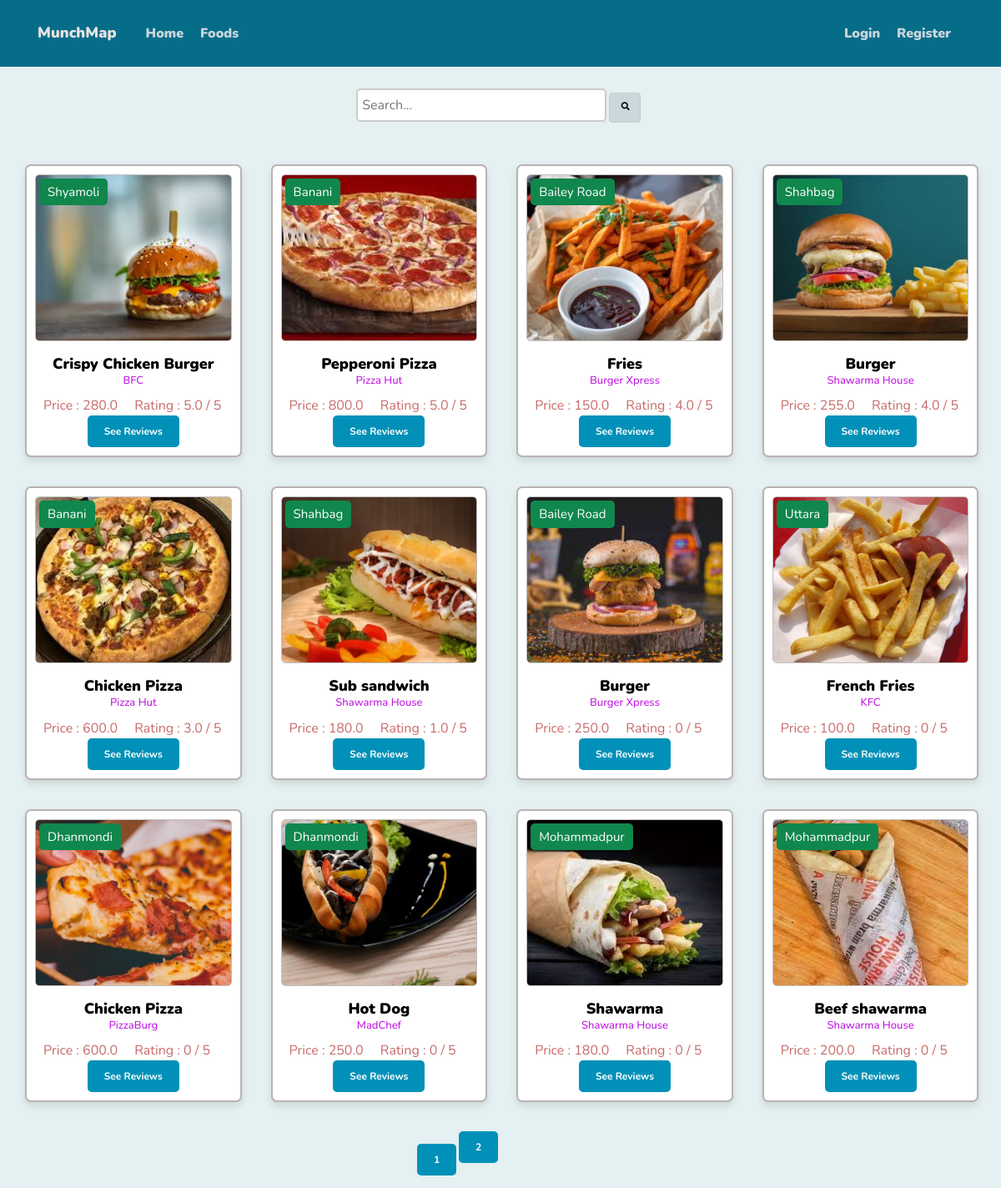
The page /home2 on the database its author committed.
### website/models.py (models this page shows, shortened)
class Food(db.Model):
    id = db.Column(db.Integer, primary_key=True)
    name = db.Column(db.String(100), nullable=False)
    restaurant_id = db.Column(db.Integer, db.ForeignKey(
        'restaurant.id'), nullable=False)
    image_file = db.Column(db.String(20), nullable=False,
                           default='default.jpg')
    rating = db.Column(db.Float, default=0.0)
    description = db.Column(db.Text, nullable=False, default='No description')
    reviews = db.relationship('FoodReview', backref='review_for', lazy=True)
    rating_count = db.Column(db.Float, nullable=False, default=0.0)
    total_rating = db.Column(db.Float, nullable=False, default=0.0)
    rating = db.Column(db.Float, nullable=False, default=0.0)
    price = db.Column(db.Float, nullable=False, default=0.0)

class Restaurant(db.Model):
    id = db.Column(db.Integer, primary_key=True)
    name = db.Column(db.String(100), nullable=False)
    owner_id = db.Column(db.Integer, db.ForeignKey('user.id'), nullable=False)
    image_file = db.Column(db.String(20), nullable=False,
                           default='default.jpg')
    location = db.Column(db.String(100), nullable=False)
    description = db.Column(db.Text, nullable=False, default='No description')
    detail_location = db.Column(db.Text)
    rating = db.Column(db.Float, default=0.0)
    foods = db.relationship('Food', backref='belong_to', lazy=True)
    reviews = db.relationship(
        'RestaurantReview', backref='review_for', lazy=True)
    rating_count = db.Column(db.Float, nullable=False, default=0.0)
    total_rating = db.Column(db.Float, nullable=False, default=0.0)
    ratign = db.Column(db.Float, nullable=False, default=0.0)

### website/main/routes.py (the view)
@main.route("/home2")
def home2():
    page = request.args.get('page', 1, type=int)
    foods = Food.query.order_by(
        Food.rating.desc()).paginate(page=page, per_page=12)
    return render_template('home2.html', foods=foods)

### website/templates/home2.html (shortened to what this page needs)
<!DOCTYPE html>
<html>
  <head>
    <link
      rel="stylesheet"
      href="https://maxcdn.bootstrapcdn.com/bootstrap/4.0.0/css/bootstrap.min.css"
    />
    <link
      rel="stylesheet"
      href="https://cdnjs.cloudflare.com/ajax/libs/font-awesome/5.15.3/css/all.min.css"
    />
    <link
      rel="stylesheet"
      type="text/css"
      href="{{ url_for('static', filename='home.css') }}"
    />
  </head>
  <body>
    <header class="site-header">
      <nav class="navbar navbar-expand-md navbar-dark bg-steel fixed-top">
        <div class="container">
          <h1><a class="navbar-brand mr-8" href="/">MunchMap</a></h1>
          <div class="collapse navbar-collapse" id="navbarToggle">
            <div class="navbar-nav mr-auto">
              <a class="nav-item nav-link" href="{{ url_for('main.home') }}"
                >Home</a
              >
              <a class="nav-item nav-link" href="{{ url_for('main.home2') }}"
                >Foods</a
              >
            </div>
            <div class="navbar-nav">
              {% if current_user.is_authenticated %}
              <a
                class="nav-item nav-link"
                href="{{ url_for('restaurants.new_restaurant') }}"
                >Create Restaurant</a
              >
              <a class="nav-item nav-link" href="{{ url_for('users.account') }}"
                >{{ current_user.username }}</a
              >
              <a class="nav-item nav-link" href="{{ url_for('users.logout') }}"
                >Logout</a
              >
              {% else %}
              <a class="nav-item nav-link" href="{{ url_for('users.login') }}"
                >Login</a
              >
              <a
                class="nav-item nav-link"
                href="{{ url_for('users.register') }}"
                >Register</a
              >
              {% endif %}
            </div>
          </div>
        </div>
      </nav>
      <div class="row">
        <div class="col-md-10">
        </div>
      </div>
      <div class="search-container">
        <form action="/search_food" method="GET">
          <input
            type="text"
            class="search-input"
            name="search"
            placeholder="Search..."
          />
          <button type="submit" class="search-button">
            <i class="fas fa-search"></i>
          </button>
        </form>
      </div>
    </header>
    <div class="box-container">
      {% for food in foods.items %}
      <div class="box">
        <button class="location-tag">{{ food.belong_to.location }}</button>
        <a href="{{ url_for('foods.food', food_id = food.id ) }}">
          <img
            src="{{ url_for('static', filename='profile_pics/' + food.image_file) }}"
            alt=""
          />
        </a>
        <h3>
          <a
            href="{{ url_for('foods.food', food_id = food.id ) }}"
            style="text-decoration: none"
            >{{ food.name }}
          </a>
          <p style="font-size: small; color: rgb(193, 23, 227)">
            {{ food.belong_to.name }}
          </p>
        </h3>
        <div class="text" style="font-size: medium; display: flex">
          <div class="text2" style="margin-right: 20px; margin-left: 10px">
            Price : {{food.price}}
          </div>
          <div>
            {% if food.rating_count > 0 %} Rating : {{
            (food.total_rating/food.rating_count) | round(1) }} / 5 {% else %}
            Rating : 0 / 5 {% endif %}
          </div>
        </div>
        <a href="{{ url_for('foods.food', food_id = food.id ) }}" class="btn">
          See Reviews
        </a>
      </div>
      {% endfor %}
    </div>
    {% for page_num in foods.iter_pages(left_edge=1, right_edge=1,
    left_current=1, right_current=2) %} {% if page_num %} {% if foods.page ==
    page_num %}
    <a
      class="btn btn-info mb-4"
      style="margin-left: 500px; margin-top: 30px; margin-bottom: 80px"
      href="{{ url_for('main.home2', page=page_num) }}"
      >{{ page_num }}</a
    >
    {% else %}
    <a
      class="btn btn-outline-info mb-4"
      href="{{ url_for('main.home2', page=page_num) }}"
      >{{ page_num }}</a
    >
    {% endif %} {% else %} ... {% endif %} {% endfor %}
  </body>
</html>

### website/static/home.css (style rules this page uses)
* { font-family: "Nunito", sans-serif; margin: 0; padding: 0; box-sizing: border-box; outline: none; border: none; text-decoration: none; transition: all 0.2s linear; }
html { font-size: 62.5%; overflow-x: hidden; scroll-behavior: smooth; scroll-padding-top: 6rem; }
body { background: #dfeeefd7; color: #c86a6a; margin-top: 10rem; }
h1, h2, h3, h4, h5, h6 { color: #444444; }
a { color: black; font-size: large; font-weight: 1000; }
.bg-steel { background-color: #066d89; height: 80px; position: absolute; transition: transform 0.3s ease; top: 0; left: 0; width: 100%; }
.site-header .navbar-nav .nav-link { color: #cbd5db; font-size: medium; margin-right: 10px; }
.site-header .navbar-brand { color: rgb(232, 226, 226); font-size: large; margin-right: 30px; border: #1f2223; }
.box-container { margin-top: 50px; margin-left: 10px; margin-right: 10px; display: flex; flex-wrap: wrap; gap: 1.5rem; }
.box-container .box { margin-left: 20px; margin-bottom: 20px; padding: 10px; background: #fff; box-shadow: 0 0.5rem 1rem rgba(0, 0, 0, 0.1); border: 0.2rem solid rgba(26, 1, 1, 0.3); border-radius: 0.7rem; text-align: center; position: relative; min-width: calc(22%); max-width: calc(22%); max-height: 360px; }
.box-container .box img { border: 1px solid rgb(194, 190, 190); height: 20rem; object-fit: cover; width: 100%; border-radius: 0.5rem; transition: transform 0.5s ease; }
.box-container .box button.location-tag { position: absolute; top: 1.5rem; left: 1.5rem; background: #10874d; color: #fff; font-size: 1.5rem; padding: 0.5rem 1rem; border-radius: 0.5rem; cursor: pointer; z-index: 1; }
.box-container .box h3 { color: #333; font-size: 2.5rem; padding-top: 1rem; transition: transform 0.3s ease; }
.btn { display: inline-block; padding: 10px 20px; font-size: 12px; font-weight: bold; text-align: center; text-decoration: none; border-radius: 5px; border: none; background-color: #0191b8; color: #ffffff; cursor: pointer; transition: background-color 0.3s ease; }
.search-container { display: flex; justify-content: center; align-items: center; margin-right: 5px; }
.search-input { width: 300px; height: 40px; padding: 5px; margin-top: 5px; border: 1px solid #ccc; border-width: 2px; border-radius: 5px; font-size: medium; }
.search-button { justify-content: center; background: #cad7dc; border: 1px solid #ccc; border-width: 1px; border-radius: 4px; cursor: pointer; padding-left: 2px; height: 36px; width: 38px; }

### rows shown on the page
Food: belong_to.location "Shyamoli", image_file (picture), name "Crispy Chicken Burger", belong_to.name "BFC", price "280.0", (food.total_rating/food.rating_count)|round(1) "5.0"
Food: belong_to.location "Banani", image_file (picture), name "Pepperoni Pizza", belong_to.name "Pizza Hut", price "800.0", (food.total_rating/food.rating_count)|round(1) "5.0"
Food: belong_to.location "Bailey Road", image_file (picture), name "Fries", belong_to.name "Burger Xpress", price "150.0", (food.total_rating/food.rating_count)|round(1) "4.0"
Food: belong_to.location "Shahbag", image_file (picture), name "Burger", belong_to.name "Shawarma House", price "255.0", (food.total_rating/food.rating_count)|round(1) "4.0"
Food: belong_to.location "Banani", image_file (picture), name "Chicken Pizza", belong_to.name "Pizza Hut", price "600.0", (food.total_rating/food.rating_count)|round(1) "3.0"
Food: belong_to.location "Shahbag", image_file (picture), name "Sub sandwich", belong_to.name "Shawarma House", price "180.0", (food.total_rating/food.rating_count)|round(1) "1.0"
Food: belong_to.location "Bailey Road", image_file (picture), name "Burger", belong_to.name "Burger Xpress", price "250.0", rating_count "Rating : 0 / 5"
Food: belong_to.location "Uttara", image_file (picture), name "French Fries", belong_to.name "KFC", price "100.0", rating_count "Rating : 0 / 5"
Food: belong_to.location "Dhanmondi", image_file (picture), name "Chicken Pizza", belong_to.name "PizzaBurg", price "600.0", rating_count "Rating : 0 / 5"
Food: belong_to.location "Dhanmondi", image_file (picture), name "Hot Dog", belong_to.name "MadChef", price "250.0", rating_count "Rating : 0 / 5"
Food: belong_to.location "Mohammadpur", image_file (picture), name "Shawarma", belong_to.name "Shawarma House", price "180.0", rating_count "Rating : 0 / 5"
Food: belong_to.location "Mohammadpur", image_file (picture), name "Beef shawarma", belong_to.name "Shawarma House", price "200.0", rating_count "Rating : 0 / 5"

### other values the page prints
{{ page_num }} "1"
{{ page_num }} "2"
